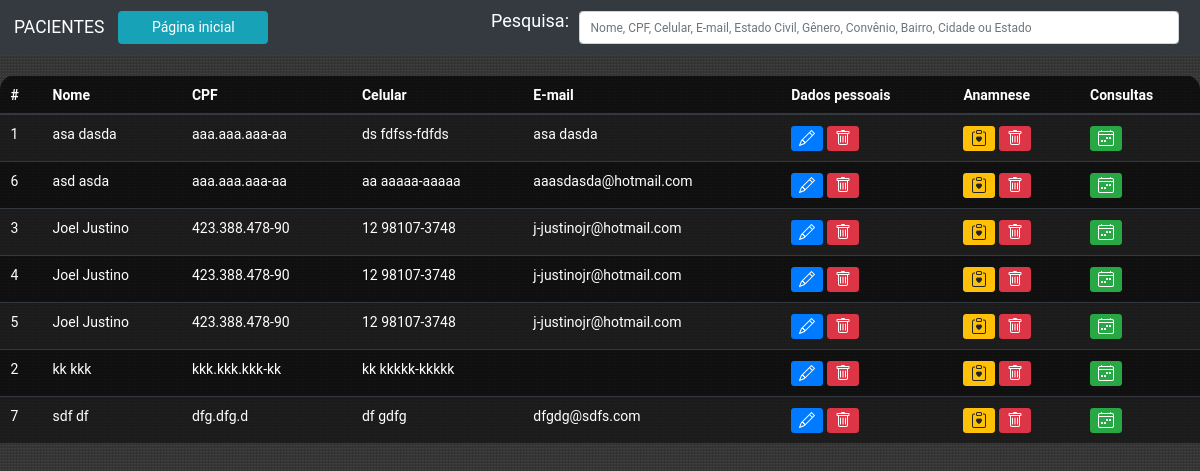
The page /php/editar_dados/index.php on the database its author committed.
### tables this page shows
CREATE TABLE `dados_paciente` (
  `id_pac` int(11) NOT NULL,
  `CPF` varchar(14) NOT NULL,
  `nome` varchar(40) NOT NULL,
  `celular` varchar(14) DEFAULT NULL,
  `idade` varchar(10) DEFAULT NULL,
  `estado_civil` varchar(30) DEFAULT NULL,
  `email` varchar(40) DEFAULT NULL,
  `work` varchar(40) DEFAULT NULL,
  `gender` varchar(10) DEFAULT NULL,
  `convenio` varchar(20) DEFAULT NULL,
  `CEP` varchar(20) DEFAULT NULL,
  `ad_number` varchar(10) DEFAULT NULL,
  `street` varchar(40) DEFAULT NULL,
  `district` varchar(40) DEFAULT NULL,
  `city` varchar(40) DEFAULT NULL,
  `state` varchar(10) DEFAULT NULL
);

### php/editar_dados/home-padrao.php (the view, shortened to what this page needs)
<?php
	include_once('conexao.php');
	$sql = "SELECT * FROM dados_paciente ORDER BY nome ASC";
	$result = $conn->query($sql);
?>
<div id="tabela-dados">
	<table class="table table-striped table-dark table-bg">
		<thead>
			<tr>
			<th scope="col">#</th>
			<th scope="col">Nome</th>
			<th scope="col">CPF</th>
			<th scope="col">Celular</th>
			<th scope="col">E-mail</th>
			<th scope="col">Dados pessoais</th>
			<th scope="col">Anamnese</th>
			<th scope="col">Consultas</th>
			</tr>
		</thead>
		<tbody>
			<?php
				while($user_data = mysqli_fetch_assoc($result)){
					echo "<tr>";
					echo "<td>".$user_data['id_pac']."</td>";
					echo "<td>".$user_data['nome']."</td>";
					echo "<td>".$user_data['CPF']."</td>";
					echo "<td>".$user_data['celular']."</td>";
					echo "<td>".$user_data['email']."</td>";
					echo
					"<td>
						<a class='btn btn-sm btn-primary' href='editar_usuario.php?id_pac=$user_data[id_pac]'>
							<svg xmlns='http://www.w3.org/2000/svg' width='16' height='16' fill='currentColor' class='bi bi-pencil' viewBox='0 0 16 16'>
								<path d='M12.146.146a.5.5 0 0 1 .708 0l3 3a.5.5 0 0 1 0 .708l-10 10a.5.5 0 0 1-.168.11l-5 2a.5.5 0 0 1-.65-.65l2-5a.5.5 0 0 1 .11-.168l10-10zM11.207 2.5 13.5 4.793 14.793 3.5 12.5 1.207 11.207 2.5zm1.586 3L10.5 3.207 4 9.707V10h.5a.5.5 0 0 1 .5.5v.5h.5a.5.5 0 0 1 .5.5v.5h.293l6.5-6.5zm-9.761 5.175-.106.106-1.528 3.821 3.821-1.528.106-.106A.5.5 0 0 1 5 12.5V12h-.5a.5.5 0 0 1-.5-.5V11h-.5a.5.5 0 0 1-.468-.325z'/>
							</svg>
						</a>
						<a class='btn btn-sm btn-danger' href='proc_apagar_usuario.php?id_pac=$user_data[id_pac]' data-confirm='Tem certeza de que deseja excluir o usuário selecionado?'>
							<svg xmlns='http://www.w3.org/2000/svg' width='16' height='16' fill='currentColor' class='bi bi-trash' viewBox='0 0 16 16'>
								<path d='M5.5 5.5A.5.5 0 0 1 6 6v6a.5.5 0 0 1-1 0V6a.5.5 0 0 1 .5-.5Zm2.5 0a.5.5 0 0 1 .5.5v6a.5.5 0 0 1-1 0V6a.5.5 0 0 1 .5-.5Zm3 .5a.5.5 0 0 0-1 0v6a.5.5 0 0 0 1 0V6Z'/>
								<path d='M14.5 3a1 1 0 0 1-1 1H13v9a2 2 0 0 1-2 2H5a2 2 0 0 1-2-2V4h-.5a1 1 0 0 1-1-1V2a1 1 0 0 1 1-1H6a1 1 0 0 1 1-1h2a1 1 0 0 1 1 1h3.5a1 1 0 0 1 1 1v1ZM4.118 4 4 4.059V13a1 1 0 0 0 1 1h6a1 1 0 0 0 1-1V4.059L11.882 4H4.118ZM2.5 3h11V2h-11v1Z'/>
							</svg>
						</a>
					</td>";
					echo
					"<td>
						<a class='btn btn-sm btn-warning' href='editar_anamnese.php?CPF=$user_data[CPF]'>
							<svg xmlns='http://www.w3.org/2000/svg' width='16' height='16' fill='currentColor' class='bi bi-clipboard-heart' viewBox='0 0 16 16'>
								<path fill-rule='evenodd' d='M5 1.5A1.5 1.5 0 0 1 6.5 0h3A1.5 1.5 0 0 1 11 1.5v1A1.5 1.5 0 0 1 9.5 4h-3A1.5 1.5 0 0 1 5 2.5v-1Zm5 0a.5.5 0 0 0-.5-.5h-3a.5.5 0 0 0-.5.5v1a.5.5 0 0 0 .5.5h3a.5.5 0 0 0 .5-.5v-1Z'/>
								<path d='M3 1.5h1v1H3a1 1 0 0 0-1 1V14a1 1 0 0 0 1 1h10a1 1 0 0 0 1-1V3.5a1 1 0 0 0-1-1h-1v-1h1a2 2 0 0 1 2 2V14a2 2 0 0 1-2 2H3a2 2 0 0 1-2-2V3.5a2 2 0 0 1 2-2Z'/>
								<path d='M8 6.982C9.664 5.309 13.825 8.236 8 12 2.175 8.236 6.336 5.31 8 6.982Z'/>
							</svg>
						</a>
						<a class='btn btn-sm btn-danger' href='proc_apagar_anamnese.php?CPF=$user_data[CPF]' data-confirm='Tem certeza de que deseja excluir a ficha de anamnese selecionada?'>
							<svg xmlns='http://www.w3.org/2000/svg' width='16' height='16' fill='currentColor' class='bi bi-trash' viewBox='0 0 16 16'>
								<path d='M5.5 5.5A.5.5 0 0 1 6 6v6a.5.5 0 0 1-1 0V6a.5.5 0 0 1 .5-.5Zm2.5 0a.5.5 0 0 1 .5.5v6a.5.5 0 0 1-1 0V6a.5.5 0 0 1 .5-.5Zm3 .5a.5.5 0 0 0-1 0v6a.5.5 0 0 0 1 0V6Z'/>
								<path d='M14.5 3a1 1 0 0 1-1 1H13v9a2 2 0 0 1-2 2H5a2 2 0 0 1-2-2V4h-.5a1 1 0 0 1-1-1V2a1 1 0 0 1 1-1H6a1 1 0 0 1 1-1h2a1 1 0 0 1 1 1h3.5a1 1 0 0 1 1 1v1ZM4.118 4 4 4.059V13a1 1 0 0 0 1 1h6a1 1 0 0 0 1-1V4.059L11.882 4H4.118ZM2.5 3h11V2h-11v1Z'/>
							</svg>
						</a>
					</td>";
					echo
					"<td>
						<a class='btn btn-sm btn-success' href='consultas.php?nome=$user_data[nome]'>
							<svg xmlns='http://www.w3.org/2000/svg' width='16' height='16' fill='currentColor' class='bi bi-calendar4-week' viewBox='0 0 16 16'>
								<path d='M3.5 0a.5.5 0 0 1 .5.5V1h8V.5a.5.5 0 0 1 1 0V1h1a2 2 0 0 1 2 2v11a2 2 0 0 1-2 2H2a2 2 0 0 1-2-2V3a2 2 0 0 1 2-2h1V.5a.5.5 0 0 1 .5-.5zM2 2a1 1 0 0 0-1 1v1h14V3a1 1 0 0 0-1-1H2zm13 3H1v9a1 1 0 0 0 1 1h12a1 1 0 0 0 1-1V5z'/>
								<path d='M11 7.5a.5.5 0 0 1 .5-.5h1a.5.5 0 0 1 .5.5v1a.5.5 0 0 1-.5.5h-1a.5.5 0 0 1-.5-.5v-1zm-3 0a.5.5 0 0 1 .5-.5h1a.5.5 0 0 1 .5.5v1a.5.5 0 0 1-.5.5h-1a.5.5 0 0 1-.5-.5v-1zm-2 3a.5.5 0 0 1 .5-.5h1a.5.5 0 0 1 .5.5v1a.5.5 0 0 1-.5.5h-1a.5.5 0 0 1-.5-.5v-1zm-3 0a.5.5 0 0 1 .5-.5h1a.5.5 0 0 1 .5.5v1a.5.5 0 0 1-.5.5h-1a.5.5 0 0 1-.5-.5v-1z'/>
							</svg>
						</a>
					</td>";
					echo "</tr>";
				}
			?>
	</table>
</div>

### php/editar_dados/index.php (shortened to what this page needs)
<?php
	include_once('conexao.php');
?>
<html>
	<head>
		<?php include "./header.php"; ?>
	</head>
	<body>
            <nav class="navbar navbar-expand-lg navbar-dark bg-dark">
                <a class="navbar-brand" href="#">PACIENTES</a>
                <div class="collapse navbar-collapse" id="navbarSupportedContent">
                    <ul class="navbar-nav mr-auto">
                        <li class="nav-item active">
                                <button type="button" class="btn btn-info" style='width:150px;'><a href="../index.php" style="text-decoration:none; color:white;">Página inicial</a></button>
                        </li>
                    </ul>
                    <form class="form-inline my-2 my-lg-0">
                            <form method="POST" id="form-pesquisa" action="">
                                <p style="font-size:18px; color:white;">Pesquisa:</p>
                                <div class="form-row">
                                    <div class="col-6">
                                        <input style="font-size:12px; color:black; width: 600px; margin-left:10px;" type="search" name="pesquisa" id="pesquisa" class="form-control mr-sm-2" placeholder="Nome, CPF, Celular, E-mail, Estado Civil, Gênero, Convênio, Bairro, Cidade ou Estado">
                                    </div>
                                </div>
                            </form>
                    </form>
                </div>
            </nav>
            <div id="home-editar">
                <?php include "./home-padrao.php"; ?>
            </div>
	</body>
</html>

### php/editar_dados/header.php (shortened to what this page needs)
<link href='../../css/style.css' rel='stylesheet' />
<link rel="stylesheet" href="https://cdn.jsdelivr.net/npm/bootstrap@4.1.3/dist/css/bootstrap.min.css">

### css/style.css (style rules this page uses)
* { font-family: 'Roboto', sans-serif; font-size: 14px; margin: 0; padding: 0; }
html { height: 100%; }
body { min-height: 100vh ; display: flex; flex-direction: column; background-image: url("../images/pattern.png"),url('../images/img-3.png'); background-position: 48% 61%; }
#tabela-dados { margin-top: 20px; }

### php/editar_dados/header.php (style rules this page uses)
body { background-image: url("../../images/pattern.png"); }

### php/editar_dados/index.php (style rules this page uses)
.table-bg { background: rgba(0,0,0,0.7); border-radius: 15px 15px 0 0; }

### rows shown on the page
dados_paciente: id_pac "1", nome "asa dasda", CPF "aaa.aaa.aaa-aa", celular "ds fdfss-fdfds", email "asa dasda"
dados_paciente: id_pac "6", nome "asd asda", CPF "aaa.aaa.aaa-aa", celular "aa aaaaa-aaaaa", email "aaasdasda@hotmail.com"
dados_paciente: id_pac "3", nome "Joel Justino", CPF "423.388.478-90", celular "12 98107-3748", email "j-justinojr@hotmail.com"
dados_paciente: id_pac "4", nome "Joel Justino", CPF "423.388.478-90", celular "12 98107-3748", email "j-justinojr@hotmail.com"
dados_paciente: id_pac "5", nome "Joel Justino", CPF "423.388.478-90", celular "12 98107-3748", email "j-justinojr@hotmail.com"
dados_paciente: id_pac "2", nome "kk kkk", CPF "kkk.kkk.kkk-kk", celular "kk kkkkk-kkkkk"
dados_paciente: id_pac "7", nome "sdf df", CPF "dfg.dfg.d", celular "df gdfg", email "dfgdg@sdfs.com"
